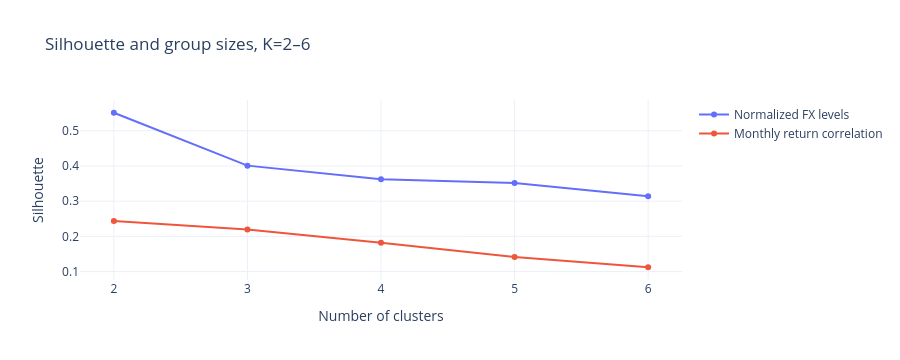

This figure's notebook cell:
### Code cell
fig = go.Figure()
for name, table in selection.groupby("representation"):
    fig.add_scatter(x=table.k, y=table.silhouette, mode="lines+markers", name=titles[name],
                    customdata=table.cluster_sizes,
                    hovertemplate="K=%{x}<br>Silhouette: %{y:.3f}<br>Group sizes: %{customdata}<extra>%{fullData.name}</extra>")
fig.update_layout(template="plotly_white", title="Silhouette and group sizes, K=2–6",
                  xaxis_title="Number of clusters", yaxis_title="Silhouette", height=360)
fig.update_xaxes(dtick=1)
fig.show()

### Figure 1 — Plotly figure (JSON) as saved in the notebook; plotly's stock layout.template omitted (floating-point values rounded to 4 significant figures)
{"data": [{"customdata": ["2 + 37", "1 + 2 + 36", "1 + 2 + 2 + 34", "1 + 1 + 1 + 2 + 34", "1 + 1 + 1 + 2 + 5 + 29"], "hovertemplate": "K=%{x}<br>Silhouette: %{y:.3f}<br>Group sizes: %{customdata}<extra>%{fullData.name}</extra>", "mode": "lines+markers", "name": "Normalized FX levels", "type": "scatter", "x": [2, 3, 4, 5, 6], "y": [0.5509, 0.4008, 0.3621, 0.3518, 0.3142]}, {"customdata": ["1 + 38", "1 + 2 + 36", "1 + 1 + 2 + 35", "1 + 1 + 1 + 2 + 34", "1 + 1 + 1 + 1 + 2 + 33"], "hovertemplate": "K=%{x}<br>Silhouette: %{y:.3f}<br>Group sizes: %{customdata}<extra>%{fullData.name}</extra>", "mode": "lines+markers", "name": "Monthly return correlation", "type": "scatter", "x": [2, 3, 4, 5, 6], "y": [0.2434, 0.2194, 0.1818, 0.1416, 0.1123]}], "layout": {"height": 360, "title": {"text": "Silhouette and group sizes, K=2–6"}, "xaxis": {"dtick": 1, "title": {"text": "Number of clusters"}}, "yaxis": {"title": {"text": "Silhouette"}}}}
